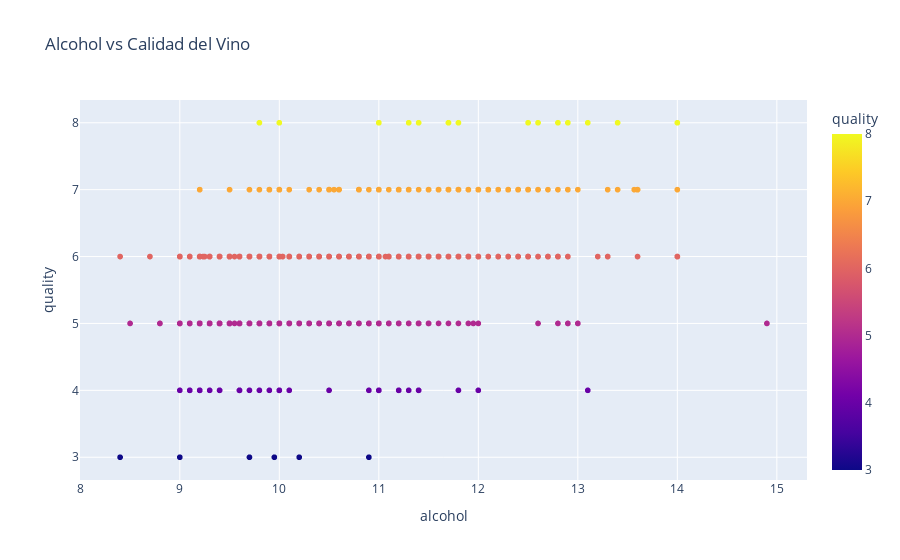

Notebook code for this chart:
### Markdown cell above
## Visualización con Plotly
Plotly destaca por su interactividad, permitiendo explorar los datos con zoom, hover y selección. Es ideal para dashboards y presentaciones dinámicas.

### Code cell
# Gráfico de dispersión interactivo con Plotly
import plotly.express as px
fig = px.scatter(df, x='alcohol', y='quality', color='quality', title='Alcohol vs Calidad del Vino')
fig.show()

### Figure 1 — Plotly figure (JSON) as saved in the notebook; plotly's stock layout.template omitted (floating-point values rounded to 4 significant figures; data arrays with more than 128 entries replaced by an {"elided": "..."} marker saying what was removed)
{"data": [{"hovertemplate": "alcohol=%{x}<br>quality=%{marker.color}<extra></extra>", "legendgroup": "", "marker": {"color": {"elided": "1143 int values"}, "coloraxis": "coloraxis", "symbol": "circle"}, "mode": "markers", "name": "", "showlegend": false, "type": "scattergl", "x": {"elided": "1143 float values"}, "xaxis": "x", "y": {"elided": "1143 int values"}, "yaxis": "y"}], "layout": {"coloraxis": {"colorbar": {"title": {"text": "quality"}}, "colorscale": [[0, "#0d0887"], [0.1111, "#46039f"], [0.2222, "#7201a8"], [0.3333, "#9c179e"], [0.4444, "#bd3786"], [0.5556, "#d8576b"], [0.6667, "#ed7953"], [0.7778, "#fb9f3a"], [0.8889, "#fdca26"], [1, "#f0f921"]]}, "legend": {"tracegroupgap": 0}, "title": {"text": "Alcohol vs Calidad del Vino"}, "xaxis": {"anchor": "y", "domain": [0, 1], "title": {"text": "alcohol"}}, "yaxis": {"anchor": "x", "domain": [0, 1], "title": {"text": "quality"}}}}
